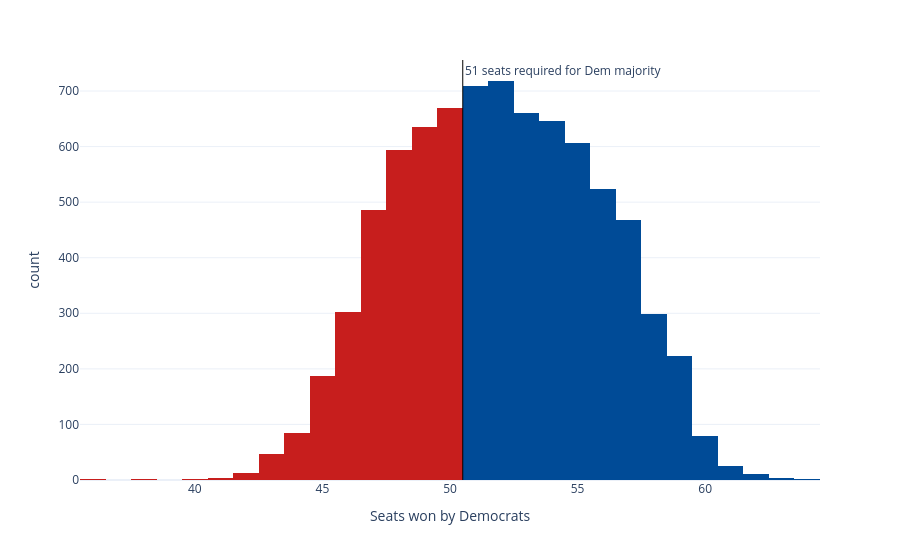

Source (notebook cell):
### Code cell
sims_hist = px.histogram(seat_sims, x='seats', nbins=np.unique(seat_sims['seats']).shape[0]*2, color='winner',
                         color_discrete_map={'Democrats': '#004b97', 'Republicans': '#c71e1d'},
                         labels={'seats':'Seats won by Democrats', 'winner': 'Winner'}, template='plotly_white')
sims_hist.update_traces(showlegend=False)
sims_hist.add_vline(x=50.5, line_width=1, line_color='black', annotation_text='51 seats required for Dem majority', 
                    annotation_position='top right')
sims_hist

### Figure 1 — Plotly figure (JSON) as saved in the notebook; plotly's stock layout.template omitted (floating-point values rounded to 4 significant figures; data arrays with more than 128 entries replaced by an {"elided": "..."} marker saying what was removed)
{"data": [{"bingroup": "x", "hovertemplate": "Winner=Democrats<br>Seats won by Democrats=%{x}<br>count=%{y}<extra></extra>", "legendgroup": "Democrats", "marker": {"color": "#004b97", "pattern": {"shape": ""}}, "name": "Democrats", "nbinsx": 54, "orientation": "v", "showlegend": false, "type": "histogram", "x": {"elided": "4976 int values"}, "xaxis": "x", "yaxis": "y"}, {"bingroup": "x", "hovertemplate": "Winner=Republicans<br>Seats won by Democrats=%{x}<br>count=%{y}<extra></extra>", "legendgroup": "Republicans", "marker": {"color": "#c71e1d", "pattern": {"shape": ""}}, "name": "Republicans", "nbinsx": 54, "orientation": "v", "showlegend": false, "type": "histogram", "x": {"elided": "3024 int values"}, "xaxis": "x", "yaxis": "y"}], "layout": {"annotations": [{"showarrow": false, "text": "51 seats required for Dem majority", "x": 50.5, "xanchor": "left", "xref": "x", "y": 1, "yanchor": "top", "yref": "y domain"}], "barmode": "relative", "legend": {"title": {"text": "Winner"}, "tracegroupgap": 0}, "margin": {"t": 60}, "shapes": [{"line": {"color": "black", "width": 1}, "type": "line", "x0": 50.5, "x1": 50.5, "xref": "x", "y0": 0, "y1": 1, "yref": "y domain"}], "xaxis": {"anchor": "y", "domain": [0, 1], "title": {"text": "Seats won by Democrats"}}, "yaxis": {"anchor": "x", "domain": [0, 1], "title": {"text": "count"}}}}
